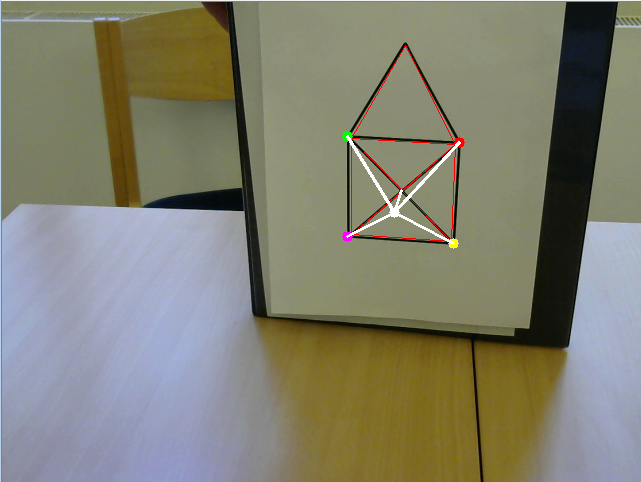
#> input picture 3d.png, 641 x 482 px, given in place of the camera
$ jupyter execute --allow-errors Pyramid.ipynb
#> lines starting #> are read from the running program, lines starting #| are printed output that depends on the picture; after the words box and inside, x2 and y2 are one past the last pixel; in counts of white or black regions, pixels touching at a corner belong together
#> further down, frame is the input picture: shape (482, 641, 3); mean B, G, R 112.2, 128.5, 129.2
[cell 1]
#imports
import cv2
import numpy as np
from os import listdir
from os.path import isfile, join
import glob
import os
import time
import math
from collections import defaultdict
from numpy.linalg import inv

if 'oldsysstdout' not in locals():
    import sys
    oldsysstdout = sys.stdout
    class flushfile():
        def __init__(self, f):
            self.f = f
        def __getattr__(self,name):
            return object.__getattribute__(self.f, name)
        def write(self, x):
            self.f.write(x)
            self.f.flush()
        def flush(self):
            self.f.flush()
    sys.stdout = flushfile(sys.stdout)

[cell 2]
criteria = (cv2.TERM_CRITERIA_EPS + cv2.TERM_CRITERIA_MAX_ITER, 30, 0.001)

def nothing(x):
    pass

[cell 3]
cv2.destroyAllWindows()

[cell 4]
visualize = True
def detect(img):
    img_gs = cv2.cvtColor(img,cv2.COLOR_BGR2GRAY)
    clahe = cv2.createCLAHE(clipLimit=2.0, tileGridSize=(8,8))
    img_gs = clahe.apply(img_gs)
    img_gs_f = np.float32(img_gs)
    dst = cv2.cornerHarris(img_gs_f,2,3,0.04)
    #result is dilated for marking the corners, not important
    dst = cv2.dilate(dst,None)

    coords = np.transpose(np.nonzero(dst>0.01*dst.max()))
    # Threshold for an optimal value, it may vary depending on the image.
    #if visualize:
        #img[dst>0.01*dst.max()]=[0,0,255]
    #print coords
    return (coords,img_gs_f, img_gs)

def dist2(a, b):
    return (a[0]-b[0])*(a[0]-b[0]) + (a[1]-b[1])*(a[1]-b[1])

# [27 lines left out: functions subimage, subimage2, not called in this run]

def circleCoords(coords, mask_zero, radius = 2, maxSize = 22):
    mask = mask_zero[:,:,0].copy()
    for c in coords:
        cv2.circle(mask, (c[1],c[0]), radius,255,-1)
    ret, markers, stats, centroids = cv2.connectedComponentsWithStats(mask)
    if visualize:#for visualization only
        max_ = np.amax(markers)
        markers *= 255/max_
        markers = markers.astype(np.uint8)
        markers_col = cv2.applyColorMap(markers, cv2.COLORMAP_JET)
    candidates = []
    for (i,c) in enumerate(centroids):
        if  (stats[i,cv2.CC_STAT_WIDTH] < maxSize and stats[i,cv2.CC_STAT_HEIGHT] < maxSize and
            (stats[i,cv2.CC_STAT_WIDTH] > 4*radius or stats[i,cv2.CC_STAT_HEIGHT] >4*radius)):
            if visualize:
                cv2.circle(markers_col, (int(c[0]),int(c[1])), maxSize/2,(0,0,255),1)
            candidates += [c]
    if visualize:#for visualization only
        cv2.imshow('markers_col', markers_col)
    return candidates


def topoint(x):
    return (int(x[0]),int(x[1]))


# [20 lines left out: function findGraph, not called in this run]

#http://stackoverflow.com/a/246063
def CrossProductZ(a,b):
    return a[0] * b[1] - a[1] * b[0]

def Orientation(a, b, c):
    return CrossProductZ(a, b) + CrossProductZ(b, c) + CrossProductZ(c, a)

def OrientationC(g, a, b, c):
    return Orientation(g[a],g[b],g[c])

def add1(a):
    return np.append(a,[1])

# [63 lines left out: function findHouse, not called in this run]

goal_3d = np.float32([[50,50,-1]])
# [13 lines left out: function draw3d, not called in this run]

def detectHouse(frame, house_type='_X'):
    (coords_,img_gs_f, img_gs) = detect(frame)
    candidates = circleCoords(coords_, np.zeros_like(frame))
    graph, mask = findGraph(candidates, img_gs,max_mean=cv2.getTrackbarPos('max_mean', 'dst'))
    findHouse(graph, mask, frame, candidates, 5, 4, '_X', img_gs=img_gs)
    #findHouse(graph, mask, frame, candidates, 3, 2, '_N', img_gs=img_gs)
    cv2.imshow('dst',frame)

[cell 5]
#camera example
cv2.namedWindow('dst')
cv2.createTrackbar('focal', 'dst', 25, 50, nothing)
cv2.createTrackbar('height', 'dst', 50, 200, nothing)
cv2.createTrackbar('max_mean', 'dst', 40, 200, nothing)

if 'cap' in locals():
    cap.release()
cap = cv2.VideoCapture(1)#select correct camera\

#> (the rest of this cell did not finish here and is left out)

#> in detect, `img_gs = cv2.cvtColor(img,cv2.COLOR_BGR2GRAY)`:
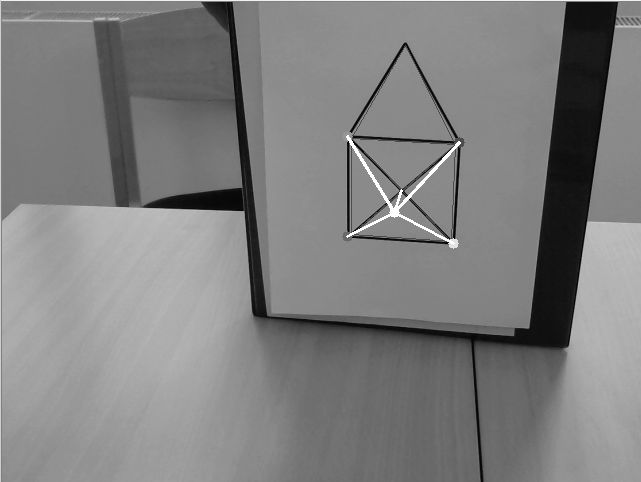
#> img_gs: shape (482, 641); min 1, max 255, mean 126.9
#> in detect, `img_gs = clahe.apply(img_gs)`:
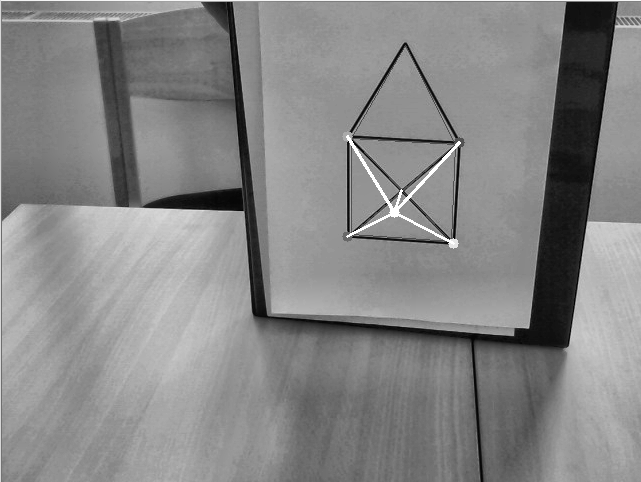
#> img_gs: shape (482, 641); min 1, max 255, mean 134.1
#> in detect, `dst = cv2.dilate(dst,None)`:
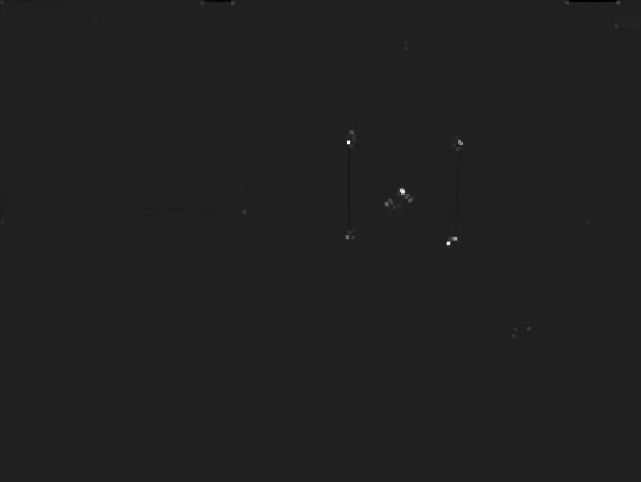
#> dst: shape (482, 641) float32; min -27377062, max 184667088, mean 46264.4; drawn with min black and max white
#> in detect, `coords = np.transpose(np.nonzero(dst>0.01*dst.max()))`: coords = 1118 pairs, first value 0 to 347, second value 0 to 639
#> in detectHouse, `(coords_,img_gs_f, img_gs) = detect(frame)`: coords_ has the same summary as coords in detect
#> in circleCoords, `mask = mask_zero[:,:,0].copy()`: mask: shape (482, 641); every value is 0
#> the loop in circleCoords, `for c in coords:` made 1118 passes
#> c on passes 1 to 3: [0, 1], [0, 2], [0, 3]
#> after the loop in circleCoords, `for c in coords:`:
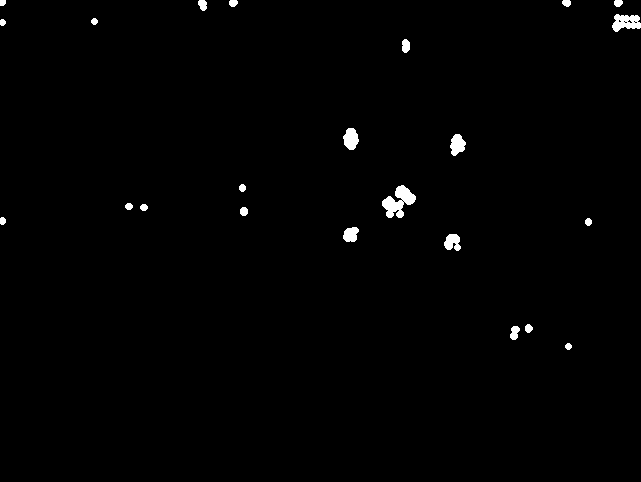
#> mask: shape (482, 641); 0.88% white; 23 white regions, largest, box (x1, y1, x2, y2) and area: (382, 185, 416, 218) 580, (612, 14, 641, 32) 351, (343, 128, 359, 150) 255
#> in circleCoords, `ret, markers, stats, centroids = cv2.connectedComponentsWithStats(mask)`: markers: shape (482, 641) int32; 24 distinct labels, from 0 to 23
#> in circleCoords, `ret, markers, stats, centroids = cv2.connectedComponentsWithStats(mask)`: ret = 24; stats = 24 rows, first 6: [0, 0, 641, 482, 306245], [0, 0, 6, 6, 33], [198, 0, 9, 11, 77], [229, 0, 9, 7, 52], [562, 0, 9, 7, 51], [614, 0, 9, 7, 52]; centroids = 24 rows, first 8: [319.2, 241.3], [2.3, 2.3], [202.3, 4.49], [232.8, 2.69], [566.2, 2.63], [617.8, 2.69], [625.7, 21.96], [2.26, 22]
#> in circleCoords, `max_ = np.amax(markers)`: max_ = 23
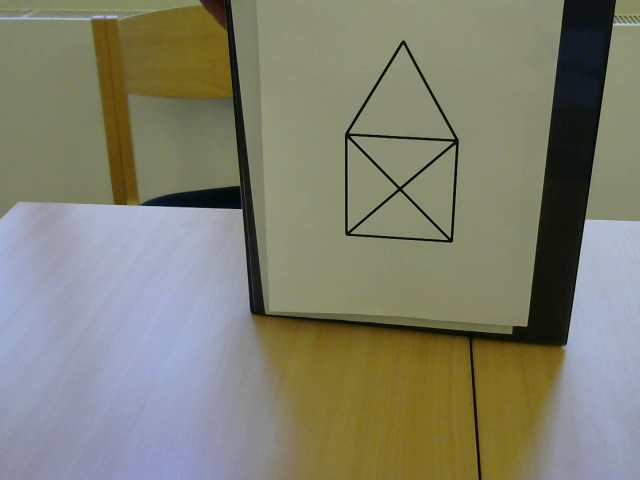
#> input picture frames/frame_0.jpg, 640 x 480 px
#> further down, frame_orig is the input picture: shape (480, 640, 3); mean B, G, R 111.4, 128, 128
    key = cv2.waitKey(1)
    if key & 0xFF == ord('q'):
        break
if 'cap' in locals():
    cap.release()

[cell 6]
#scanned pictures example
mypath = 'frames'
cv2.namedWindow('dst')
cv2.createTrackbar('focal', 'dst', 25, 50, nothing)
cv2.createTrackbar('height', 'dst', 50, 200, nothing)
cv2.createTrackbar('max_mean', 'dst', 40, 200, nothing)

#> (the rest of this cell did not finish here and is left out)

#> in detect (call 2), `img_gs = cv2.cvtColor(img,cv2.COLOR_BGR2GRAY)`:
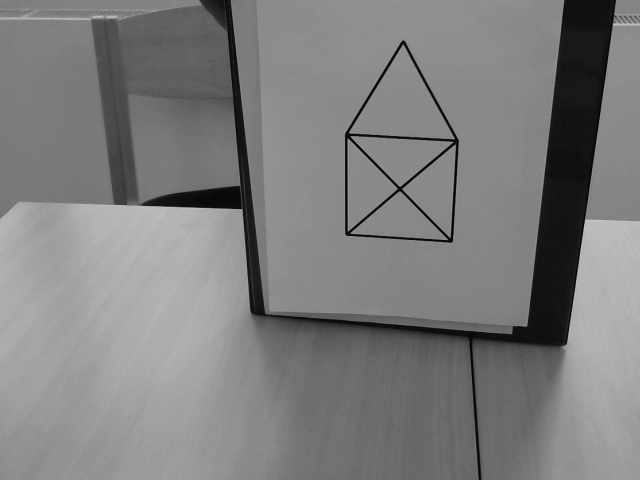
#> img_gs: shape (480, 640); min 1, max 200, mean 126.2
#> in detect (call 2), `img_gs = clahe.apply(img_gs)`:
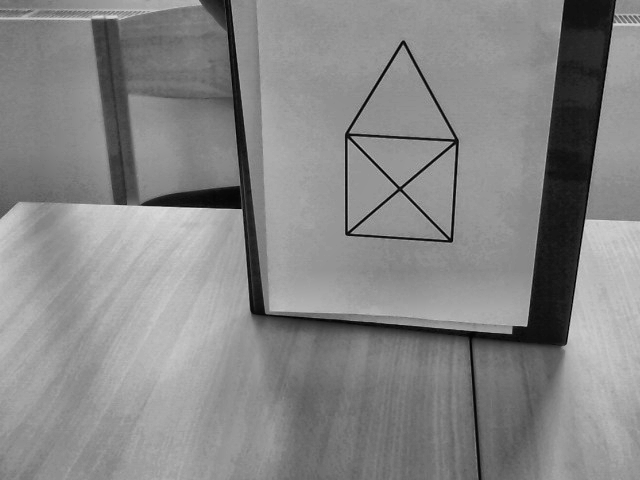
#> img_gs: shape (480, 640); min 2, max 223, mean 134
#> in detect (call 2), `dst = cv2.cornerHarris(img_gs_f,2,3,0.04)`:
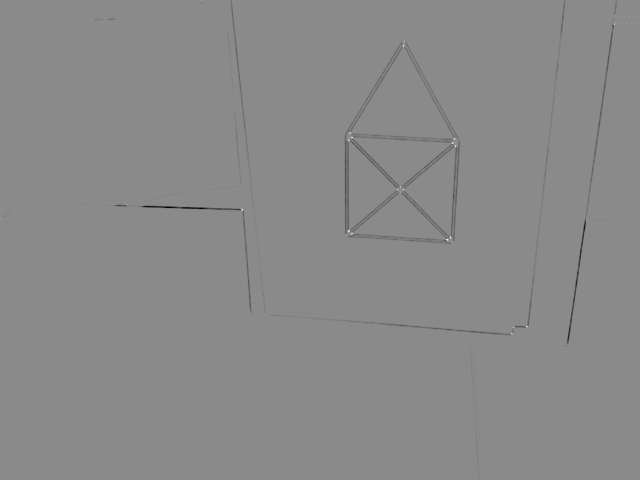
#> dst: shape (480, 640) float32; min -37421060, max 31369200, mean -145383.5; drawn with min black and max white
#> in detect (call 2), `coords = np.transpose(np.nonzero(dst>0.01*dst.max()))`: coords = 901 pairs, first value 0 to 348, second value 0 to 639
#> call 2 of circleCoords, with coords = array of shape (901, 2), radius = 2, maxSize = 22
#> in circleCoords (call 2), `mask = mask_zero[:,:,0].copy()`: mask: shape (480, 640); every value is 0
#> the loop in circleCoords (call 2), `for c in coords:` made 901 passes
#> c on passes 1 to 3: [0, 198], [0, 199], [0, 200]
#> after the loop in circleCoords (call 2), `for c in coords:`:
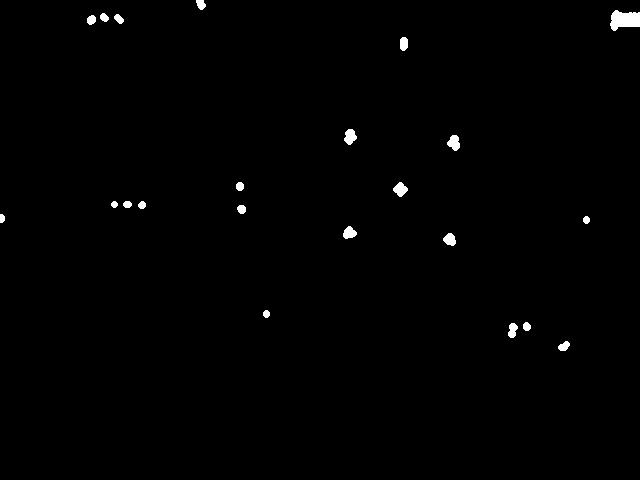
#> mask: shape (480, 640); 0.69% white; 22 white regions, largest, box (x1, y1, x2, y2) and area: (610, 10, 640, 31) 453, (344, 129, 357, 145) 143, (447, 135, 460, 151) 143
#> in circleCoords (call 2), `ret, markers, stats, centroids = cv2.connectedComponentsWithStats(mask)`: markers: shape (480, 640) int32; 23 distinct labels, from 0 to 22
#> in circleCoords (call 2), `ret, markers, stats, centroids = cv2.connectedComponentsWithStats(mask)`: ret = 23; stats = 23 rows, first 6: [0, 0, 640, 480, 305083], [196, 0, 10, 10, 73], [610, 10, 30, 21, 453], [100, 13, 9, 9, 58], [87, 15, 9, 10, 70], [114, 14, 10, 10, 64]; centroids = 23 rows, first 8: [319, 240.2], [200.5, 4.01], [624.3, 19.54], [103.8, 17.1], [91, 19.5], [118.5, 18.5], [403.4, 43.33], [349.7, 136.3]
#> in circleCoords (call 2), `max_ = np.amax(markers)`: max_ = 22
        key = cv2.waitKey(100)
        if key & 0xFF == ord('q') or key & 0xFF == ord(' '):
            break
    if key & 0xFF == ord('q'):
        break
#for f in listdir(mypath)

[cell 7]
cv2.__version__
#> Out = '4.13.0'

[cell 8]
#store frames

if 'cap' in locals():
    cap.release()
cap = cv2.VideoCapture(0)
i = 0
while(True):
    ret, frame = cap.read()
    #coords_ = detect(frame)
    #clusters = mergeCoords(coords_)
    cv2.imwrite('frame_%d.jpg'%i,frame)
    cv2.imshow('dst',frame)
    i+=1
    if cv2.waitKey(500) & 0xFF == ord('q'):
#> (key q is pressed here)
